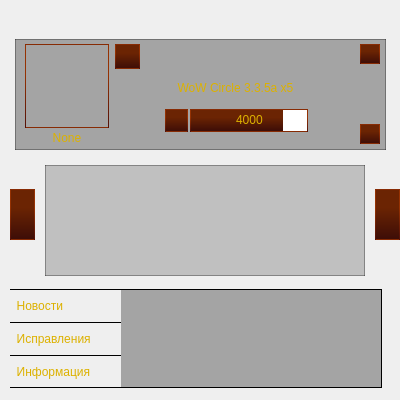
<?xml version="1.0" encoding="UTF-8"?>
<ui version="4.0">
 <class>MainWidget</class>
 <widget class="QWidget" name="MainWidget">
  <property name="geometry">
   <rect>
    <x>0</x>
    <y>0</y>
    <width>400</width>
    <height>400</height>
   </rect>
  </property>
  <property name="windowTitle">
   <string>Form</string>
  </property>
  <property name="styleSheet">
   <string notr="true">QWidget#MainWidget{
background-image: url(:/img/mainbg.png);
}</string>
  </property>
  <widget class="QWidget" name="middleWidget" native="true">
   <property name="geometry">
    <rect>
     <x>0</x>
     <y>-1</y>
     <width>400</width>
     <height>400</height>
    </rect>
   </property>
   <property name="styleSheet">
    <string notr="true">QWidget{
	font: 9pt &quot;Arial&quot;;
	color: #dcb100;
}
QWidget#middleWidget{
	background-image: url(:/img/mainbg.png);
}

QPushButton {
	background-color: qlineargradient(spread:pad, x1:1, y1:1, x2:1, y2:0, stop:0.00966184 #3d0d07, stop:0.637681 #6b2403);
	color: #dcb100;
	border:1px solid;
	border-color: qlineargradient(spread:pad, x1:1, y1:1, x2:1, y2:0, stop:0.00966184 #531108, stop:0.637681 #953203);

}
QPushButton:hover{
	background-color: qlineargradient(spread:pad, x1:1, y1:1, x2:1, y2:0, stop:0.00966184 #3d0d07, stop:0.637681 #802b04); 
	border-color: qlineargradient(spread:pad, x1:1, y1:1, x2:1, y2:0, stop:0.00966184 #64140a, stop:0.637681 #aa3c04);
	color:white;
}
QProgressBar{
	border: none;
	border: 1px solid;
	text-align: center;
	color: #dcb100;
	border-color: qlineargradient(spread:pad, x1:1, y1:1, x2:1, y2:0, stop:0.00966184 #531108, stop:0.637681 #953203);
}
QProgressBar:hover{
	border-color: qlineargradient(spread:pad, x1:1, y1:1, x2:1, y2:0, stop:0.00966184 #64140a, stop:0.637681 #aa3c04);
}
QProgressBar::chunk:horizontal {
	background-color: qlineargradient(spread:pad, x1:1, y1:1, x2:1, y2:0, stop:0.00966184 #3d0d07, stop:0.637681 #6b2403);
}
QProgressBar::chunk:hover{
	background-color: qlineargradient(spread:pad, x1:1, y1:1, x2:1, y2:0, stop:0.00966184 #3d0d07, stop:0.637681 #802b04); 
}</string>
   </property>
   <widget class="QWidget" name="mainRealmWidget" native="true">
    <property name="geometry">
     <rect>
      <x>15</x>
      <y>40</y>
      <width>371</width>
      <height>111</height>
     </rect>
    </property>
    <property name="styleSheet">
     <string notr="true">QWidget#mainRealmWidget{
	background-color: rgba(0,0,0,80);
	border: 1px solid rgba(0,0,0,80);
}</string>
    </property>
    <widget class="QProgressBar" name="onlineBar">
     <property name="geometry">
      <rect>
       <x>175</x>
       <y>70</y>
       <width>118</width>
       <height>23</height>
      </rect>
     </property>
     <property name="styleSheet">
      <string notr="true"/>
     </property>
     <property name="maximum">
      <number>5000</number>
     </property>
     <property name="value">
      <number>4000</number>
     </property>
     <property name="format">
      <string notr="true">%v</string>
     </property>
    </widget>
    <widget class="QWidget" name="portretWidget" native="true">
     <property name="geometry">
      <rect>
       <x>10</x>
       <y>5</y>
       <width>84</width>
       <height>84</height>
      </rect>
     </property>
     <property name="styleSheet">
      <string notr="true">background-image: url(:/img/nocharacters.png);
border:1px solid;
	border-color: qlineargradient(spread:pad, x1:1, y1:1, x2:1, y2:0, stop:0.00966184 #531108, stop:0.637681 #953203);</string>
     </property>
    </widget>
    <widget class="QLabel" name="charNameLabel">
     <property name="geometry">
      <rect>
       <x>10</x>
       <y>90</y>
       <width>84</width>
       <height>17</height>
      </rect>
     </property>
     <property name="text">
      <string>None</string>
     </property>
     <property name="alignment">
      <set>Qt::AlignCenter</set>
     </property>
    </widget>
    <widget class="QPushButton" name="nextCharButton">
     <property name="geometry">
      <rect>
       <x>100</x>
       <y>5</y>
       <width>25</width>
       <height>25</height>
      </rect>
     </property>
     <property name="styleSheet">
      <string notr="true">QPushButton{
image: url(:/img/nextActive.png);
}
</string>
     </property>
     <property name="text">
      <string/>
     </property>
    </widget>
    <widget class="QPushButton" name="saveRealmButton">
     <property name="geometry">
      <rect>
       <x>345</x>
       <y>5</y>
       <width>20</width>
       <height>20</height>
      </rect>
     </property>
     <property name="styleSheet">
      <string notr="true">QPushButton{
	
	image: url(:/img/lock.png);
}
</string>
     </property>
     <property name="text">
      <string/>
     </property>
    </widget>
    <widget class="QLabel" name="realmName">
     <property name="geometry">
      <rect>
       <x>150</x>
       <y>40</y>
       <width>141</width>
       <height>17</height>
      </rect>
     </property>
     <property name="text">
      <string>WoW Circle 3.3.5a x5</string>
     </property>
     <property name="alignment">
      <set>Qt::AlignCenter</set>
     </property>
    </widget>
    <widget class="QPushButton" name="synchButton">
     <property name="geometry">
      <rect>
       <x>345</x>
       <y>85</y>
       <width>20</width>
       <height>20</height>
      </rect>
     </property>
     <property name="styleSheet">
      <string notr="true">QPushButton{
	image: url(:/img/sinhr.png);
}
</string>
     </property>
     <property name="text">
      <string/>
     </property>
    </widget>
    <widget class="QWidget" name="statusWidget" native="true">
     <property name="geometry">
      <rect>
       <x>150</x>
       <y>70</y>
       <width>23</width>
       <height>23</height>
      </rect>
     </property>
     <property name="styleSheet">
      <string notr="true">QWidget {
	background-color: qlineargradient(spread:pad, x1:1, y1:1, x2:1, y2:0, stop:0.00966184 #3d0d07, stop:0.637681 #6b2403);
	color: #dcb100;
	border:1px solid;
	border-color: qlineargradient(spread:pad, x1:1, y1:1, x2:1, y2:0, stop:0.00966184 #531108, stop:0.637681 #953203);
	image: url(:/img/on.png);
}
QWidget:hover{
	background-color: qlineargradient(spread:pad, x1:1, y1:1, x2:1, y2:0, stop:0.00966184 #3d0d07, stop:0.637681 #802b04); 
	border-color: qlineargradient(spread:pad, x1:1, y1:1, x2:1, y2:0, stop:0.00966184 #64140a, stop:0.637681 #aa3c04);
	color:white;
}</string>
     </property>
    </widget>
   </widget>
   <widget class="QWidget" name="forumWidget" native="true">
    <property name="geometry">
     <rect>
      <x>0</x>
      <y>280</y>
      <width>401</width>
      <height>121</height>
     </rect>
    </property>
    <property name="styleSheet">
     <string notr="true"/>
    </property>
    <widget class="QPushButton" name="newsButton">
     <property name="geometry">
      <rect>
       <x>10</x>
       <y>10</y>
       <width>111</width>
       <height>33</height>
      </rect>
     </property>
     <property name="styleSheet">
      <string notr="true">QPushButton#newsButton{
	border: none;
	border-top: 1px solid black;
	background-color: rgba(0,0,0,0);
	text-align:left;
}
QPushButton#newsButton:hover{
	background-color: rgba(0,0,0,80);
}</string>
     </property>
     <property name="text">
      <string>  Новости</string>
     </property>
    </widget>
    <widget class="QPushButton" name="fixButton">
     <property name="geometry">
      <rect>
       <x>10</x>
       <y>43</y>
       <width>111</width>
       <height>33</height>
      </rect>
     </property>
     <property name="styleSheet">
      <string notr="true">QPushButton#fixButton{
	border: none;
	border-top: 1px solid black;
	background-color: rgba(0,0,0,0);
	text-align:left;
}
QPushButton#fixButton:hover:active{
	background-color: rgba(0,0,0,80);
}</string>
     </property>
     <property name="text">
      <string>  Исправления</string>
     </property>
    </widget>
    <widget class="QPushButton" name="infoButton">
     <property name="geometry">
      <rect>
       <x>10</x>
       <y>76</y>
       <width>111</width>
       <height>33</height>
      </rect>
     </property>
     <property name="styleSheet">
      <string notr="true">QPushButton#infoButton{
	border: none;
	border-top: 1px solid black;
	border-bottom: 1px solid black;
	background-color: rgba(0,0,0,0);
	text-align:left;
}
QPushButton#infoButton:hover{
	background-color: rgba(0,0,0,80);
}</string>
     </property>
     <property name="text">
      <string>  Информация</string>
     </property>
    </widget>
    <widget class="QTextBrowser" name="textBrowser">
     <property name="geometry">
      <rect>
       <x>121</x>
       <y>10</y>
       <width>261</width>
       <height>99</height>
      </rect>
     </property>
     <property name="styleSheet">
      <string notr="true">QTextBrowser#textBrowser{
	background-color: rgba(0,0,0,80);
	border: 1px solid black;
	border-left: none;
}</string>
     </property>
     <property name="html">
      <string>&lt;!DOCTYPE HTML PUBLIC &quot;-//W3C//DTD HTML 4.0//EN&quot; &quot;http://www.w3.org/TR/REC-html40/strict.dtd&quot;&gt;
&lt;html&gt;&lt;head&gt;&lt;meta name=&quot;qrichtext&quot; content=&quot;1&quot; /&gt;&lt;style type=&quot;text/css&quot;&gt;
p, li { white-space: pre-wrap; }
&lt;/style&gt;&lt;/head&gt;&lt;body style=&quot; font-family:'Arial'; font-size:9pt; font-weight:400; font-style:normal;&quot;&gt;
&lt;p style=&quot;-qt-paragraph-type:empty; margin-top:0px; margin-bottom:0px; margin-left:0px; margin-right:0px; -qt-block-indent:0; text-indent:0px;&quot;&gt;&lt;/p&gt;&lt;/body&gt;&lt;/html&gt;</string>
     </property>
     <property name="openExternalLinks">
      <bool>true</bool>
     </property>
     <property name="openLinks">
      <bool>true</bool>
     </property>
    </widget>
   </widget>
   <widget class="QWidget" name="realmsWidget" native="true">
    <property name="geometry">
     <rect>
      <x>45</x>
      <y>166</y>
      <width>320</width>
      <height>111</height>
     </rect>
    </property>
    <property name="styleSheet">
     <string notr="true">QWidget#realmsWidget{
	background-color: rgba(0,0,0,50);
	border: 1px solid rgba(0,0,0,80);
}</string>
    </property>
   </widget>
   <widget class="QPushButton" name="nextRealmsButton">
    <property name="geometry">
     <rect>
      <x>375</x>
      <y>190</y>
      <width>25</width>
      <height>51</height>
     </rect>
    </property>
    <property name="styleSheet">
     <string notr="true">QPushButton{
image: url(:/img/nextActive.png);
}
</string>
    </property>
    <property name="text">
     <string/>
    </property>
   </widget>
   <widget class="QPushButton" name="prevRealmsButton">
    <property name="geometry">
     <rect>
      <x>10</x>
      <y>190</y>
      <width>25</width>
      <height>51</height>
     </rect>
    </property>
    <property name="styleSheet">
     <string notr="true">QPushButton{
image: url(:/img/prevActive.png);
}
</string>
    </property>
    <property name="text">
     <string/>
    </property>
   </widget>
  </widget>
 </widget>
 <resources/>
 <connections/>
</ui>
